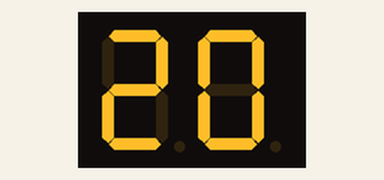
The sketch below on a simulated Arduino Uno, built with avr-gcc and run on an emulated ATmega328P. Parts: 2-digit seven-segment display. Wiring (from diagram.json): 2-digit 7-segment display, segments lit when HIGH: segments pin 9, pin 10, pin 11, pin 12, pin 13, A0, A1, pin 2, pin 3, pin 4, pin 5, pin 6, pin 7, pin 8. The segment pins are drawn as the display they are named for.

Above: at 0.12 s.
At 0.62 s:
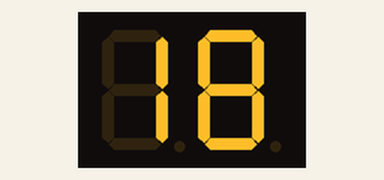
At 1.37 s:
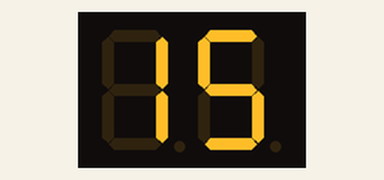
At 2.87 s:
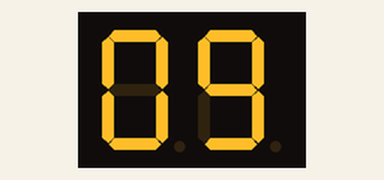
At 4.12 s:
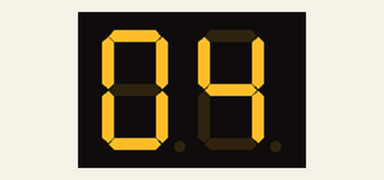
At 5.62 s:
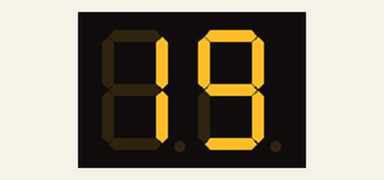

The sketch:

sketch.ino
```cpp
int a2 = 2;
int b2 = 3;
int c2 = 4;
int d2 = 5;
int e2 = 6;
int f2 = 7;
int g2 = 8;

int a1 = 9;
int b1 = 10;
int c1 = 11;
int d1 = 12;
int e1 = 13;
int f1 = A0;
int g1 = A1;

byte angka[] = {
  0b00111111, // 0
  0b00000110, // 1
  0b01011011, // 2
  0b01001111, // 3
  0b01100110, // 4
  0b01101101, // 5
  0b01111101, // 6
  0b00000111, // 7
  0b01111111, // 8
  0b01101111  // 9
};

void tampilkanPuluhan(byte angka) {
  digitalWrite(a1, bitRead(angka, 0));
  digitalWrite(b1, bitRead(angka, 1));
  digitalWrite(c1, bitRead(angka, 2));
  digitalWrite(d1, bitRead(angka, 3));
  digitalWrite(e1, bitRead(angka, 4));
  digitalWrite(f1, bitRead(angka, 5));
  digitalWrite(g1, bitRead(angka, 6));
}

void tampilkanSatuan(byte angka) {
  digitalWrite(a2, bitRead(angka, 0));
  digitalWrite(b2, bitRead(angka, 1));
  digitalWrite(c2, bitRead(angka, 2));
  digitalWrite(d2, bitRead(angka, 3));
  digitalWrite(e2, bitRead(angka, 4));
  digitalWrite(f2, bitRead(angka, 5));
  digitalWrite(g2, bitRead(angka, 6));
}

void setup() {
  pinMode(a1, OUTPUT);
  pinMode(b1, OUTPUT);
  pinMode(c1, OUTPUT);
  pinMode(d1, OUTPUT);
  pinMode(e1, OUTPUT);
  pinMode(f1, OUTPUT);
  pinMode(g1, OUTPUT);

  pinMode(a2, OUTPUT);
  pinMode(b2, OUTPUT);
  pinMode(c2, OUTPUT);
  pinMode(d2, OUTPUT);
  pinMode(e2, OUTPUT);
  pinMode(f2, OUTPUT);
  pinMode(g2, OUTPUT);
}

void loop() {
  for (int i = 20; i >= 0; i--) {
    int puluhan = i / 10;
    int satuan = i % 10;

    tampilkanPuluhan(angka[puluhan]);
    tampilkanSatuan(angka[satuan]);

    delay(250);
  }
}
```

Measured:
- by itself, everything shown: repeats every 5.3 s, in 21 steps
